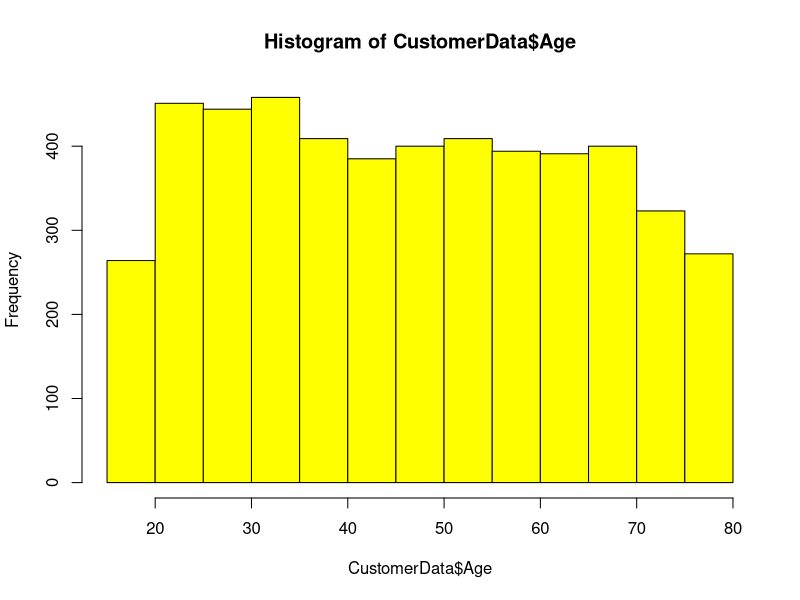
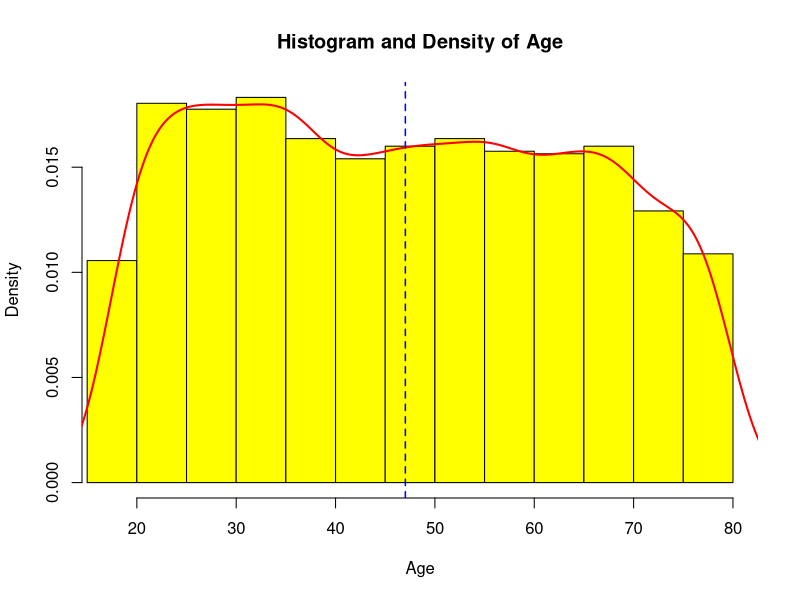
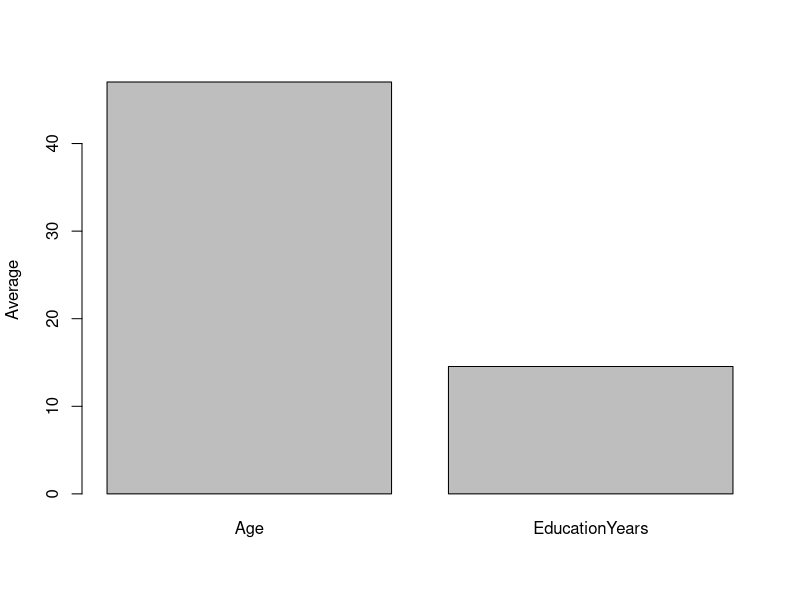
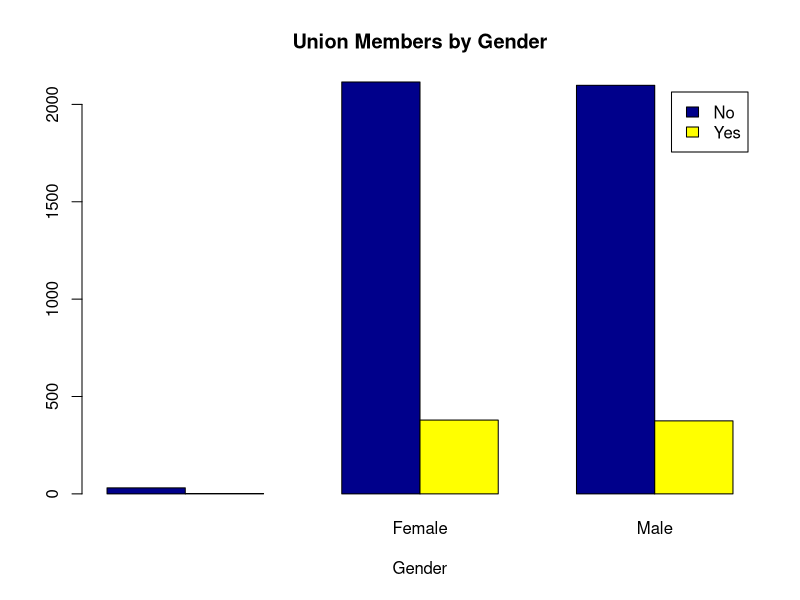
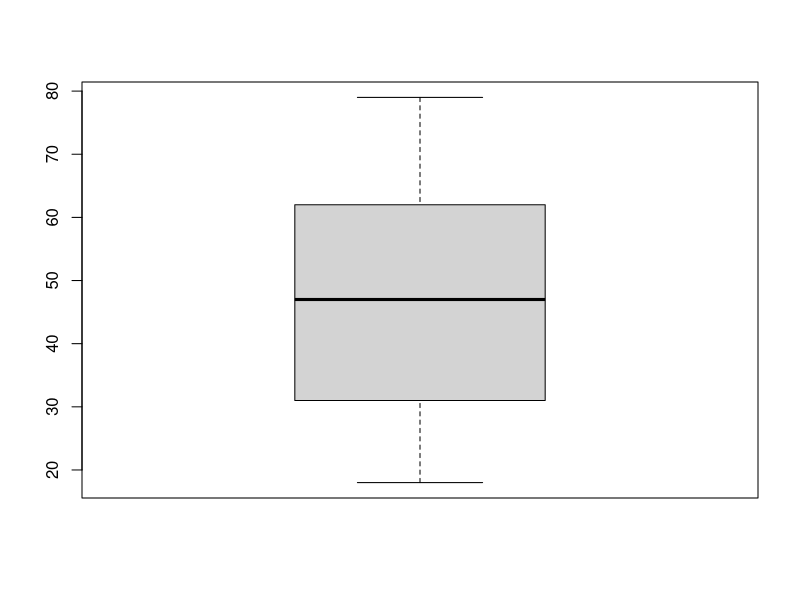
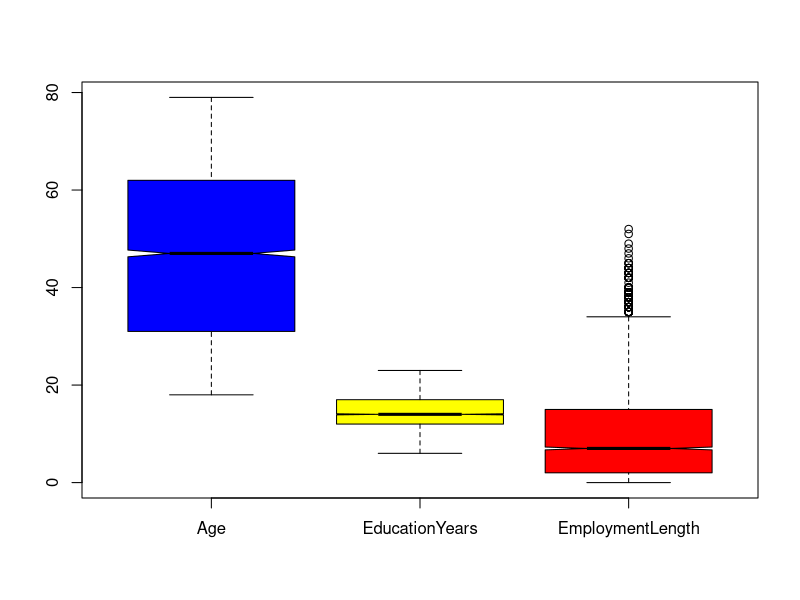
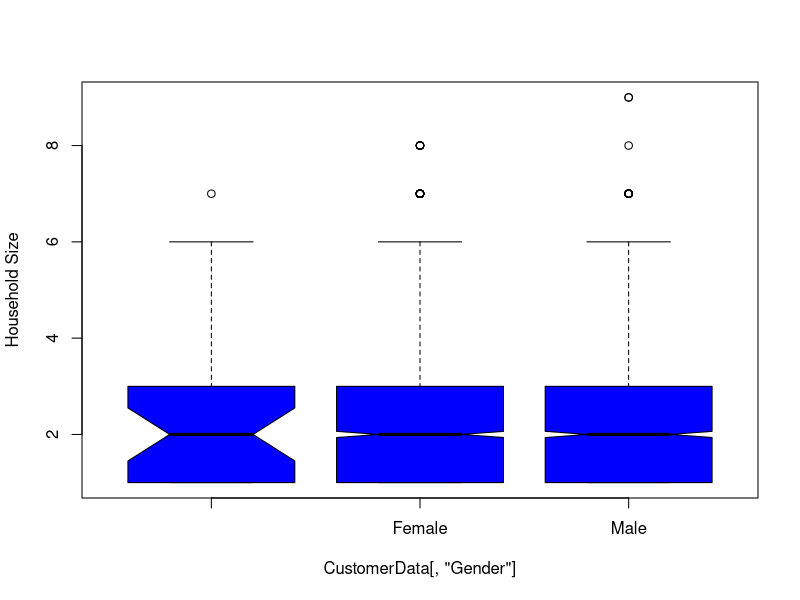
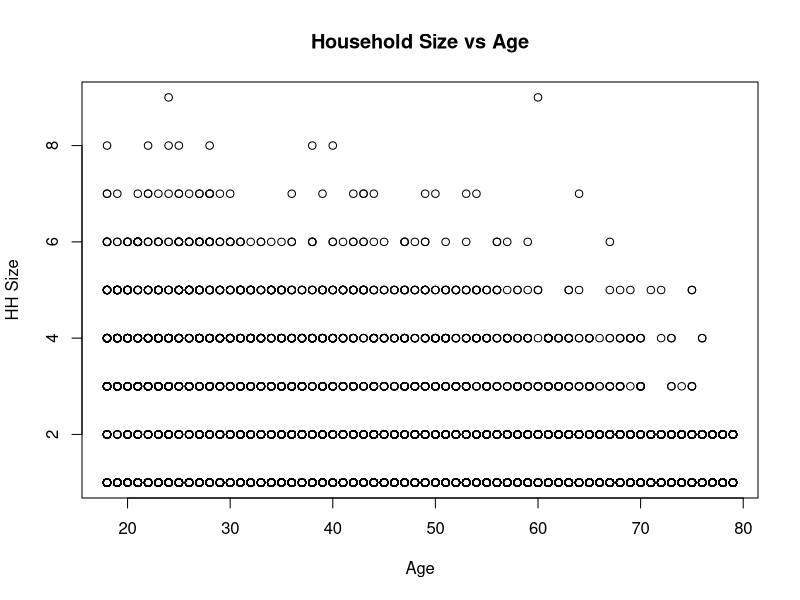

These charts were generated, in order, by the following R code:
## ---- chunk 1
library(tidyverse)
library(sqldf)
## ---- chunk 2
setwd("G:/UCinn Course Work/Sem2/Data Mining1/Data Exploration Using R")
CustomerData<-read.csv("CustomerData.csv",header=TRUE,sep=",")
## ---- chunk 3
head(CustomerData)
## ---- chunk 4
dim(CustomerData)
## ---- chunk 5
ncol(CustomerData)
## ---- chunk 6
nrow(CustomerData)
## ---- chunk 7
names(CustomerData)

#OR

colnames(CustomerData)
## ---- chunk 8
str(CustomerData)
## ---- chunk 9
class(CustomerData[,1])
## ---- chunk 10
summary(CustomerData)
## ---- chunk 11
#Standard Deviation
sd(CustomerData$Age)

#Quantiles
quantile(CustomerData$Age)
## ---- chunk 12
apply(CustomerData[,c(5,6,11)], 2, sd) 
## ---- chunk 13
#Mean
aggregate(.~Gender, CustomerData, mean) 

#Std. Deviation
aggregate(.~Gender, CustomerData, sd)
## ---- chunk 14
table(CustomerData$Gender)
## ---- chunk 15
table(CustomerData$Gender,CustomerData$UnionMember)
## ---- chunk 16
hist(CustomerData$Age, col="yellow", breaks=20)
## ---- chunk 17
hist(CustomerData$Age, prob=T, col="yellow", breaks=20, main="Histogram and Density of Age", xlim=c(min(CustomerData$Age)-1,max(CustomerData$Age)+1), xlab="Age")
lines(density(CustomerData$Age), col="red", lwd=2)

# Add a vertical line that indicates the average of Sepal Length
abline(v=mean(CustomerData$Age), col="blue", lty=2, lwd=1.5)
## ---- chunk 18
avg<- apply(CustomerData[,c(5,6)], 2, mean)
barplot(avg, ylab = "Average")
## ---- chunk 19
counts <- table(CustomerData$UnionMember,CustomerData$Gender)
barplot(counts, main="Union Members by Gender",
  xlab="Gender", col=c("darkblue","yellow"),
  legend = rownames(counts), beside=TRUE)
## ---- chunk 20
boxplot(CustomerData$Age)
## ---- chunk 21
boxplot(CustomerData[,c(5,6,9)], notch=T, col=c("blue", "yellow","red"))
## ---- chunk 22
boxplot(CustomerData[,'HouseholdSize']~CustomerData[,'Gender'], notch=T, ylab="Household Size", col="blue")
## ---- chunk 23
plot(CustomerData$Age, CustomerData$HouseholdSize, xlab = "Age", ylab = "HH Size", main = "Household Size vs Age")
## ---- chunk 24
pairs(CustomerData[,c(5,6,11)])
## ---- chunk 25
# set arrangement of multiple plots. 2,2 will allow us to plot 4 graphs in a window
par(mfrow=c(2,2))
# set mrgins
par(mar=c(4.5, 4.2, 3, 1.5)) 

#Graph1
hist(CustomerData$Age, xlab = "Age", cex.lab=1.5, col = "yellow")

#Graph2
hist(CustomerData$HHIncome, xlab = "Household Income", col = "red")

#Graph3 (pch allows us to change shapes)
plot(CustomerData$Age, CustomerData$HouseholdSize, xlab = "Age", ylab = "Household Size", main= "Household Size vs Age", pch=17)

#Graph4
boxplot(CustomerData[,c(5,6)], notch=T, col=c("red", "blue"))
## ---- chunk 26
subset(x = CustomerData, subset = Age > 25 & HHIncome > 400000)

# OR

subset(CustomerData, Age > 25 & HHIncome > 400000)

# OR

CustomerData[(CustomerData$Age > 25 & CustomerData$HHIncome > 400000), ]
## ---- chunk 27
sqldf('select * from CustomerData where `Age` > 25 and `HHIncome` > 400000')
## ---- chunk 28
CustomerData1 <- filter(CustomerData, Age>25 & HHIncome>400000)
CustomerData2 <- filter(CustomerData1, Gender=="Female", EducationYears<=20 | UnionMember=="Yes")
## ---- chunk 29
# Randomly sampling 90% data
CustomerDataSample1 <- CustomerData[sample(x = nrow(CustomerData), size = nrow(CustomerData)*0.90),]

# OR

CustomerDataSample2 <- sample_frac(CustomerData, 0.9)

# To sample fixed number of rows
CustomerDataSample3 <- sample_n(CustomerData, 1000)

## ---- chunk 30
index <- sample(nrow(CustomerData),nrow(CustomerData)*0.90)
CustomerData.train = CustomerData[index,]
CustomerData.test = CustomerData[-index,]
## ---- chunk 31
CustomerData[order(CustomerData$Age, decreasing = TRUE)[1:5], ] 

# OR

arrange(CustomerData, desc(Age))[1:5, ] #Descending

# OR 

arrange(CustomerData, Age)[1:5, ] #Ascending

# Sorting using multiple columns

CustomerData_sort<- arrange(CustomerData, Age, desc(HHIncome))[1:5,]
## ---- chunk 32
names(CustomerData)
## ---- chunk 33
CustomerData[, c("Age", "HHIncome")]

# OR

varname <- c("Age", "HHIncome")
CustomerData_select <- select(CustomerData, varname)

# OR

CustomerData_select <- CustomerData[,varname]

## ---- chunk 34
CustomerData_select2 <- select(CustomerData, -Age, -HHIncome)

# OR

varname <- c("Age", "HHIncome")
CustomerData_select2 <- CustomerData[,!names(CustomerData) %in% varname]
names(CustomerData_select2)
## ---- chunk 35
CustomerData_order2 <- select(CustomerData, Age, HHIncome, everything())

names(CustomerData_order2)
## ---- chunk 36
CustomerData_rename<- rename(CustomerData, Education=EducationYears, Income=HHIncome)

CustomerData_rename1<-select(CustomerData_rename, Education, Income, everything())

names(CustomerData_rename1)
## ---- chunk 37
CustomerData_newvar<- mutate(CustomerData, Age_Income_Ratio=HHIncome/Age)
names(CustomerData_newvar)
## ---- chunk 38
sum(is.na(CustomerData))
## ---- chunk 39
colSums(is.na(CustomerData))
## ---- chunk 40
CustomerData.Clean<- na.omit(CustomerData)

sum(is.na(CustomerData.Clean))
## ---- chunk 41
CustomerData.Clean1<-CustomerData[!is.na(CustomerData$NumberPets),]

colSums(is.na(CustomerData.Clean1))
